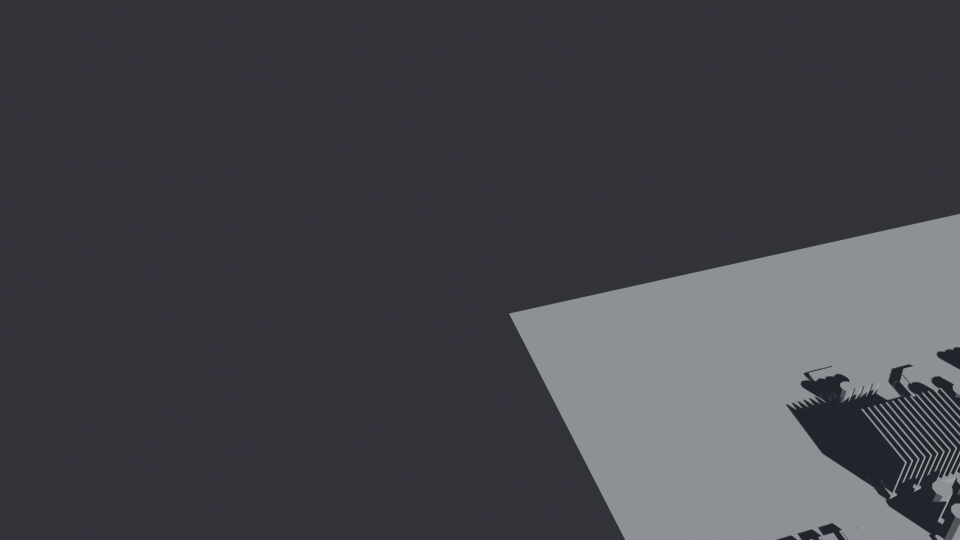
#> input picture blender/renders/circuit-layout-from-left.png, 1920 x 1080 px, given in place of refined lines - ChatGPT Image May 23, 2026, 09_26_21 PM.png, which was not available (shown at 1/2 size)
$ python extract_lines.py
#> lines starting #> are read from the running program, lines starting #| are printed output that depends on the picture; after the words box and inside, x2 and y2 are one past the last pixel; in counts of white or black regions, pixels touching at a corner belong together; pictures that were not available may be replaced by others from this repository, and a replacement may not be noted
"""Extract straight line segments from a top-down PCB reference image.

Pipeline (no Douglas-Peucker, no polyline simplification):

  1. Build a binary mask of bright trace pixels.
  2. Morphologically skeletonise the mask so every trace becomes ~1 px wide.
  3. Run ``cv2.HoughLinesP`` on the skeleton -- it returns line *segments*,
     each as a single ``(x1, y1, x2, y2)`` tuple, with a built-in
     ``minLineLength`` filter that drops the short bits we don't want.
  4. Deduplicate near-collinear overlapping segments (Hough often returns
     a few wobbly siblings for the same physical line).

Output:

  - ``--out`` JSON  -- ``{ "image_size": [W,H], "segments": [[x1,y1,x2,y2]...] }``
  - ``--debug`` PNG -- the source image with detected segments painted over.

Run::

    python3 tools/image-trace/extract_lines.py
"""

from __future__ import annotations

import argparse
import json
import math
from dataclasses import dataclass
from pathlib import Path

import cv2
import numpy as np


REPO = Path(__file__).resolve().parents[2]
DEFAULT_SRC = (
    REPO
    / "plans/chatgpt/refined lines - ChatGPT Image May 23, 2026, 09_26_21 PM.png"
)
DEFAULT_OUT = REPO / "blender/data/image_lines.json"
DEFAULT_DEBUG = REPO / "plans/chatgpt/_debug_image_lines.png"


# ---------------------------------------------------------------------------
# Image -> binary trace mask
# ---------------------------------------------------------------------------


def trace_mask(bgr: np.ndarray, *, brightness_threshold: int = 90) -> np.ndarray:
    """Bright-on-dark mask. The reference is monochrome cyan/white on black,
    so a single grayscale threshold cleanly separates trace pixels from
    board background and component fill."""
    gray = cv2.cvtColor(bgr, cv2.COLOR_BGR2GRAY)
    _, mask = cv2.threshold(gray, brightness_threshold, 255, cv2.THRESH_BINARY)
    return mask


def skeletonise(mask: np.ndarray) -> np.ndarray:
    """Morphological skeleton: peel one ring of pixels per iteration until
    nothing is left, OR-ing each peeled ridge into the result. Output is a
    one-pixel-wide centreline for every connected trace in the mask."""
    skel = np.zeros_like(mask)
    work = mask.copy()
    element = cv2.getStructuringElement(cv2.MORPH_CROSS, (3, 3))
    while True:
        eroded = cv2.erode(work, element)
        opened = cv2.dilate(eroded, element)
        ridge = cv2.subtract(work, opened)
        skel = cv2.bitwise_or(skel, ridge)
        work = eroded
        if cv2.countNonZero(work) == 0:
            return skel


# ---------------------------------------------------------------------------
# Skeleton -> straight line segments
# ---------------------------------------------------------------------------


@dataclass(frozen=True)
class Segment:
    x1: int
    y1: int
    x2: int
    y2: int

    @property
    def length(self) -> float:
        return math.hypot(self.x2 - self.x1, self.y2 - self.y1)

    @property
    def angle_mod180(self) -> float:
        return math.degrees(math.atan2(self.y2 - self.y1, self.x2 - self.x1)) % 180.0

    def as_tuple(self) -> tuple[int, int, int, int]:
        return (self.x1, self.y1, self.x2, self.y2)


def hough_segments(
    skel: np.ndarray,
    *,
    threshold: int,
    min_length: int,
    max_gap: int,
) -> list[Segment]:
    lines = cv2.HoughLinesP(
        skel,
        rho=1,
        theta=np.pi / 180.0,
        threshold=threshold,
        minLineLength=min_length,
        maxLineGap=max_gap,
    )
    if lines is None:
        return []
    return [Segment(int(x1), int(y1), int(x2), int(y2)) for x1, y1, x2, y2 in lines[:, 0, :]]


def _signed_perp_distance(seg: Segment, px: float, py: float) -> float:
    """Perpendicular distance from a point to the infinite line through ``seg``."""
    dx = seg.x2 - seg.x1
    dy = seg.y2 - seg.y1
    norm = math.hypot(dx, dy)
    if norm < 1e-6:
        return math.hypot(px - seg.x1, py - seg.y1)
    return ((px - seg.x1) * dy - (py - seg.y1) * dx) / norm


def _project_t(seg: Segment, px: float, py: float) -> float:
    """Parametric position 0..1 of the foot of perpendicular from (px,py)."""
    dx = seg.x2 - seg.x1
    dy = seg.y2 - seg.y1
    n2 = dx * dx + dy * dy
    if n2 < 1e-6:
        return 0.0
    return ((px - seg.x1) * dx + (py - seg.y1) * dy) / n2


def dedupe_segments(
    segs: list[Segment],
    *,
    angle_eps_deg: float = 3.0,
    perp_eps_px: float = 3.5,
    overlap_eps: float = 0.55,
) -> list[Segment]:
    """Merge near-collinear segments whose axial spans overlap.

    HoughLinesP often emits two or three near-copies of the same physical
    line (one per detected ridge slice). For each new segment we check it
    against everything kept so far; if it's the same line geometrically we
    extend the existing one to cover both, otherwise we keep the new one.
    """
    kept: list[Segment] = []
    # Bigger lines first so the longer one defines the canonical orientation.
    ordered = sorted(segs, key=lambda s: -s.length)
    for s in ordered:
        merged_into: int | None = None
        for i, k in enumerate(kept):
            d_ang = abs(((s.angle_mod180 - k.angle_mod180) + 90) % 180 - 90)
            if d_ang > angle_eps_deg:
                continue
            # both endpoints of `s` must lie close to the line of `k`
            d1 = abs(_signed_perp_distance(k, s.x1, s.y1))
            d2 = abs(_signed_perp_distance(k, s.x2, s.y2))
            if max(d1, d2) > perp_eps_px:
                continue
            # axial overlap
            t1 = _project_t(k, s.x1, s.y1)
            t2 = _project_t(k, s.x2, s.y2)
            tmin, tmax = sorted((t1, t2))
            if tmin > 1.0 + overlap_eps or tmax < -overlap_eps:
                continue
            merged_into = i
            break
        if merged_into is None:
            kept.append(s)
            continue
        k = kept[merged_into]
        # Extend k to cover s along k's direction.
        candidates = [
            (k.x1, k.y1),
            (k.x2, k.y2),
            (s.x1, s.y1),
            (s.x2, s.y2),
        ]
        ts = [(_project_t(k, x, y), (x, y)) for x, y in candidates]
        ts.sort()
        (_, lo), *_mid, (_, hi) = ts
        kept[merged_into] = Segment(int(lo[0]), int(lo[1]), int(hi[0]), int(hi[1]))
    return kept


# ---------------------------------------------------------------------------
# Debug + entry point
# ---------------------------------------------------------------------------


def render_debug(
    bgr: np.ndarray,
    segments: list[Segment],
    out_path: Path,
) -> None:
    overlay = bgr.copy()
    h, w = overlay.shape[:2]
    overlay[:, :] = (10, 14, 18)  # near-black backdrop so cyan lines pop
    for s in segments:
        cv2.line(
            overlay,
            (s.x1, s.y1),
            (s.x2, s.y2),
            (255, 220, 0),  # BGR cyan-ish
            thickness=1,
            lineType=cv2.LINE_AA,
        )
        cv2.circle(overlay, (s.x1, s.y1), 2, (0, 80, 255), -1, lineType=cv2.LINE_AA)
    cv2.imwrite(str(out_path), overlay)


def run(
    src: Path,
    out_json: Path,
    debug_png: Path | None,
    *,
    min_length: int = 18,
    threshold: int = 18,
    max_gap: int = 4,
) -> dict:
    bgr = cv2.imread(str(src), cv2.IMREAD_COLOR)
    if bgr is None:
        raise FileNotFoundError(src)
    h, w = bgr.shape[:2]

    mask = trace_mask(bgr)
    skel = skeletonise(mask)
    raw = hough_segments(
        skel,
        threshold=threshold,
        min_length=min_length,
        max_gap=max_gap,
    )
    deduped = dedupe_segments(raw)
    # Drop short stubs that fell out of dedupe (a merge can shorten a leg).
    deduped = [s for s in deduped if s.length >= min_length]

    payload = {
        "image": str(src.relative_to(REPO)),
        "image_size": [w, h],
        "segments": [list(s.as_tuple()) for s in deduped],
        "stats": {
            "raw_segments": len(raw),
            "kept_segments": len(deduped),
            "min_length_px": min_length,
        },
    }
    out_json.parent.mkdir(parents=True, exist_ok=True)
    out_json.write_text(json.dumps(payload, indent=2), encoding="utf-8")
    if debug_png is not None:
        render_debug(bgr, deduped, debug_png)
    return payload


def main() -> None:
    p = argparse.ArgumentParser(description=__doc__)
    p.add_argument("--src", type=Path, default=DEFAULT_SRC)
    p.add_argument("--out", type=Path, default=DEFAULT_OUT)
    p.add_argument("--debug", type=Path, default=DEFAULT_DEBUG)
    p.add_argument("--min-length", type=int, default=18,
                   help="Hough minLineLength; below this is treated as too short.")
    p.add_argument("--threshold", type=int, default=18,
                   help="Hough accumulator threshold.")
    p.add_argument("--max-gap", type=int, default=4,
                   help="Hough maxLineGap.")
    args = p.parse_args()

    payload = run(
        args.src,
        args.out,
        args.debug,
        min_length=args.min_length,
        threshold=args.threshold,
        max_gap=args.max_gap,
    )
#> in run, bgr is the input picture: shape (1080, 1920, 3); mean B, G, R 74, 68, 66.7
#> in trace_mask, `_, mask = cv2.threshold(gray, brightness_threshold, 255, cv2.THRESH_BI..`:
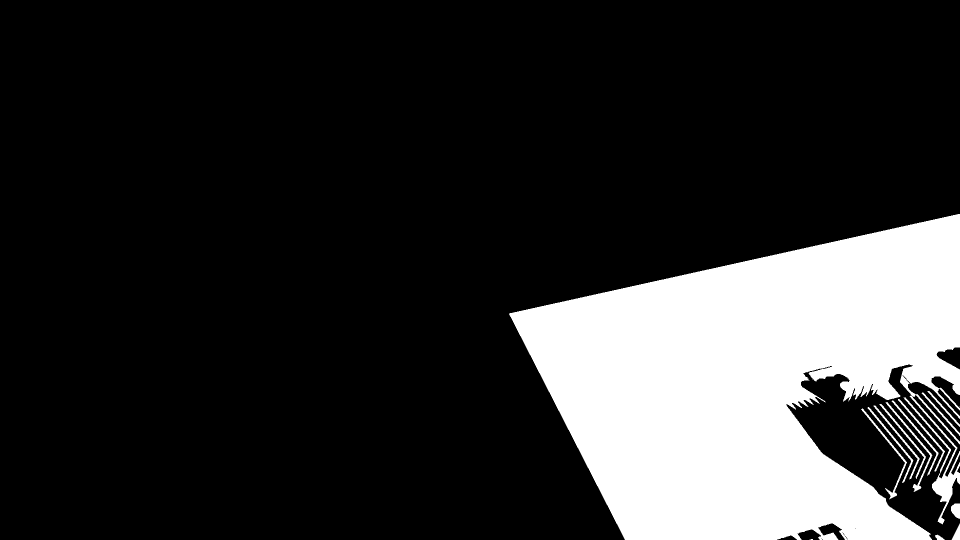
#> mask: shape (1080, 1920) (shown at 1/2 size); 18.6% white; 15 white regions (2 under 20 px), largest, box (x1, y1, x2, y2) and area: (1018, 428, 1920, 1080) 378260, (1722, 817, 1814, 999) 926, (1771, 804, 1865, 984) 891
#> the loop in skeletonise, `while True:` made 252 passes
#> pass 1, in skeletonise, `eroded = cv2.erode(work, element)`:
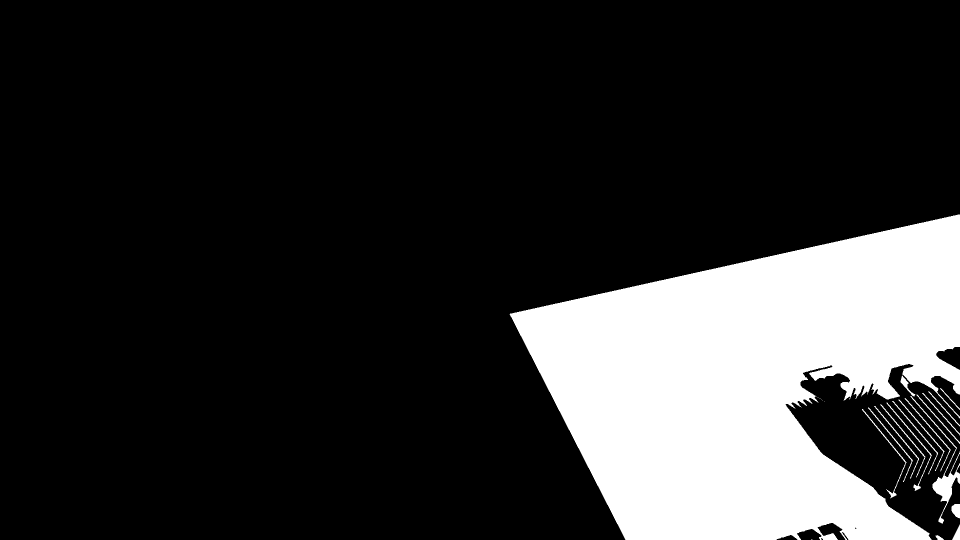
#> eroded: shape (1080, 1920) (shown at 1/2 size); 18.2% white; 26 white regions (8 under 20 px), largest, box (x1, y1, x2, y2) and area: (1019, 429, 1920, 1080) 370168, (1821, 792, 1920, 1048) 2360, (1724, 818, 1813, 997) 530
#> pass 1, in skeletonise, `ridge = cv2.subtract(work, opened)`:
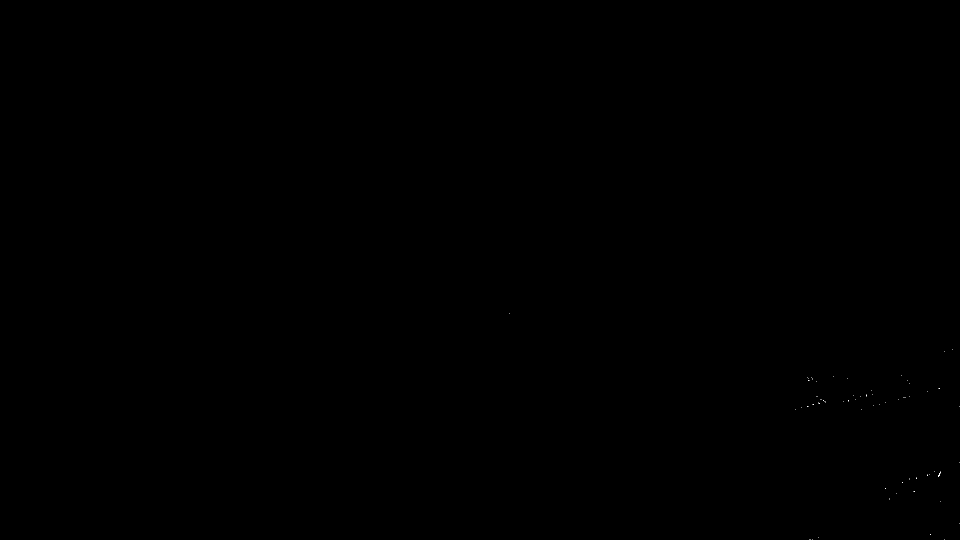
#> ridge: shape (1080, 1920) (shown at 1/2 size); 0.01% white in thin lines or dots, all inside (x1, y1, x2, y2) = (1018, 627, 1920, 1080)
#> pass 2, in skeletonise, `eroded = cv2.erode(work, element)`:
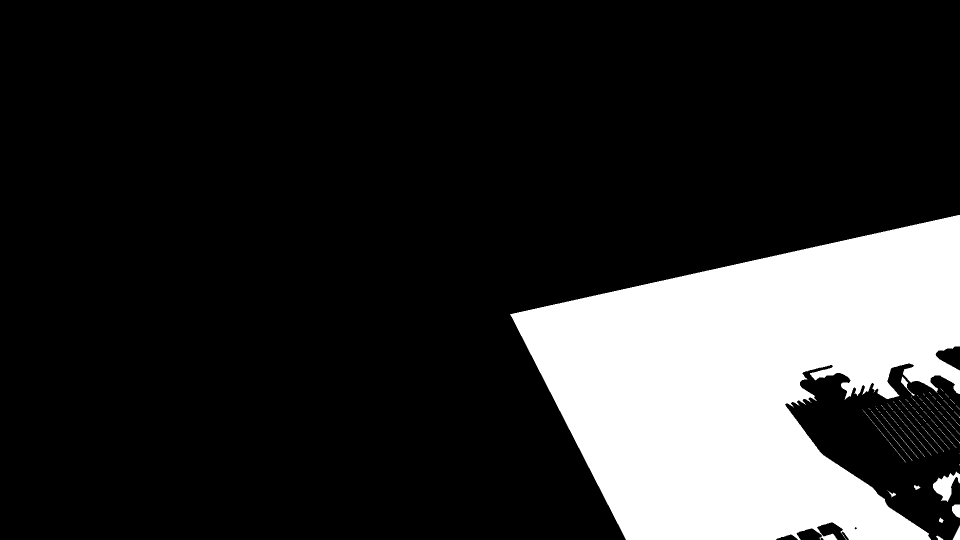
#> eroded: shape (1080, 1920) (shown at 1/2 size); 17.9% white; 160 white regions (147 under 20 px), largest, box (x1, y1, x2, y2) and area: (1020, 430, 1920, 1080) 366930, (1866, 943, 1920, 1004) 1552, (1904, 1009, 1920, 1036) 336
#> after the loop in skeletonise, `while True:`: eroded: shape (1080, 1920); every value is 0
#> after the loop in skeletonise, `while True:`:
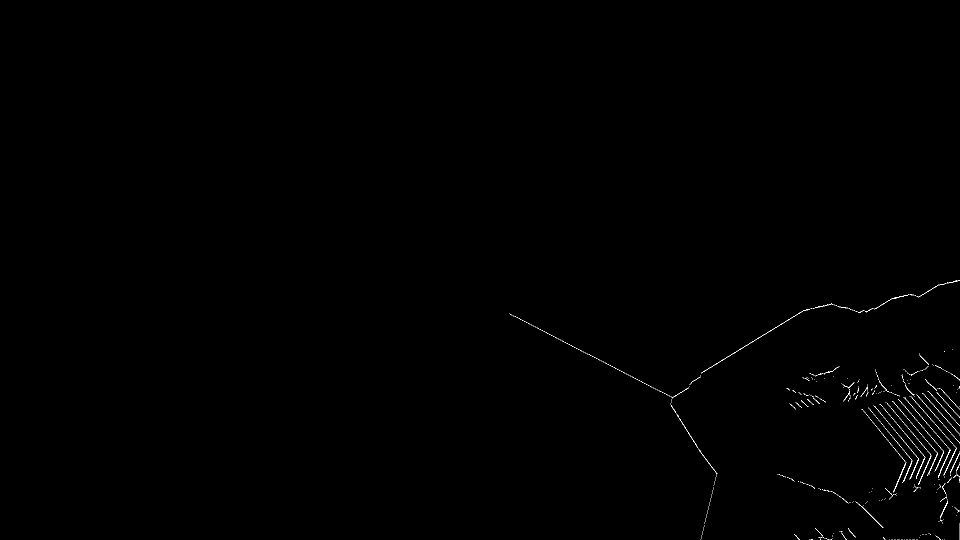
#> skel: shape (1080, 1920) (shown at 1/2 size); 0.22% white in thin lines or dots, all inside (x1, y1, x2, y2) = (1018, 561, 1920, 1080)
#> in hough_segments, `lines = cv2.HoughLinesP( skel, rho=1, theta=np.pi / 180.0, threshold=t..`: lines = 68 rows, first 6: [1736, 815, 1784, 872], [1341, 809, 1402, 906], [1796, 798, 1887, 903], [1113, 676, 1342, 793], [1785, 802, 1874, 905], [1833, 789, 1893, 856]
#> in run, `raw = hough_segments( skel, threshold=threshold, min_length=min_length..`: raw = 68 items
#> the loop in dedupe_segments, `for s in ordered:` made 68 passes
#> candidates on passes 3, 22, 23, 25, 28: [(1113, 676), (1342, 793), (1018, 627), (1169, 704)], [(1761, 809), (1815, 873), (1808, 864), (1846, 910)], [(1786, 984), (1811, 926), (1788, 982), (1811, 927)], [(1427, 730), (1599, 626), (1404, 744), (1453, 715)], [(1876, 954), (1900, 899), (1877, 951), (1898, 902)]
#> the loop in render_debug, `for s in segments:` made 50 passes
#> after the loop in render_debug, `for s in segments:`:
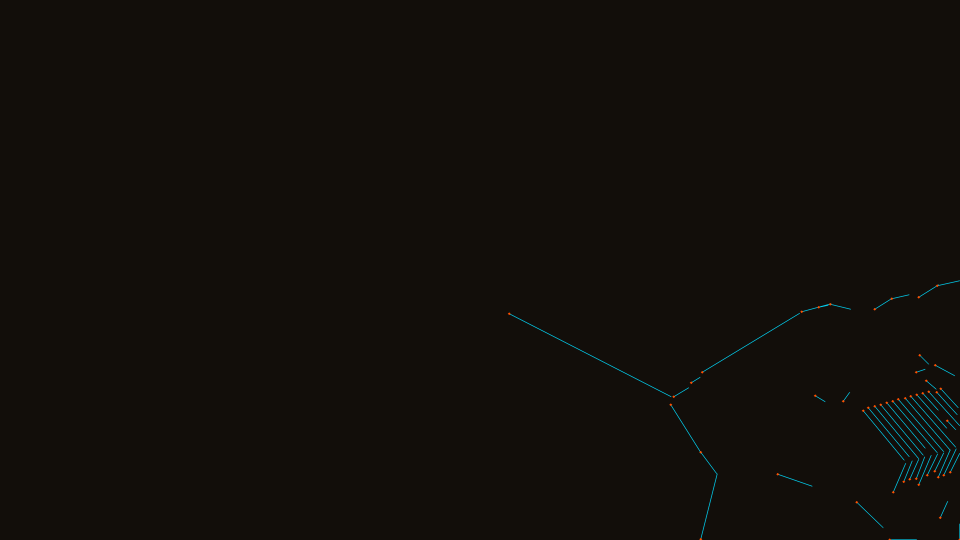
#> overlay: shape (1080, 1920, 3) (shown at 1/2 size); mean B, G, R 10.5, 14.5, 18
    s = payload["stats"]
    print(
        f"[image-trace] image={payload['image_size']} "
        f"raw={s['raw_segments']} kept={s['kept_segments']} "
        f"min_len={s['min_length_px']}px"
    )
#| [image-trace] image=[1920, 1080] raw=68 kept=50 min_len=18px
    print(f"[image-trace] json  -> {args.out.relative_to(REPO)}")
    if args.debug is not None:
        print(f"[image-trace] debug -> {args.debug.relative_to(REPO)}")


if __name__ == "__main__":
    main()

$ run again, on blender/renders/circuit-layout-from-right.png
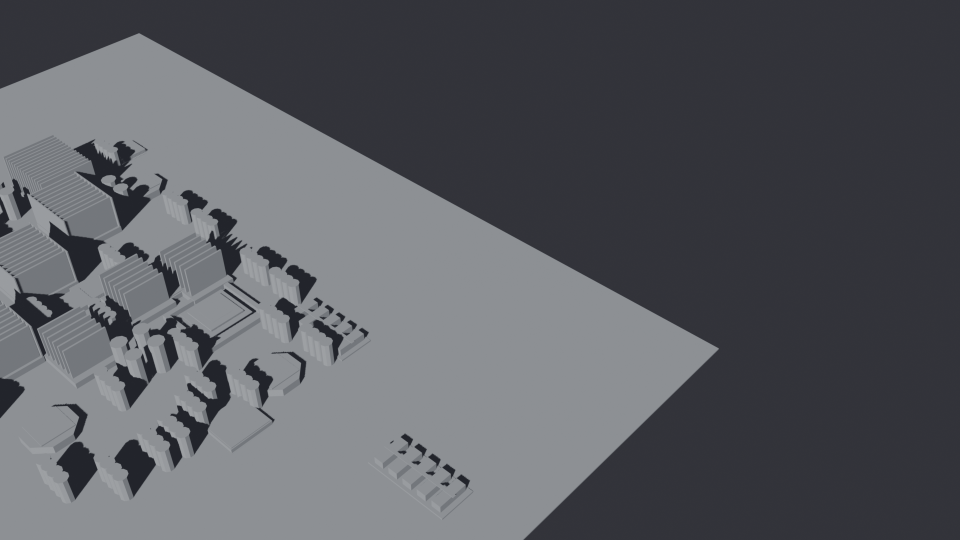
#> input picture blender/renders/circuit-layout-from-right.png, 1920 x 1080 px, given in place of refined lines - ChatGPT Image May 23, 2026, 09_26_21 PM.png, which was not available (shown at 1/2 size)
#> in run, bgr is the input picture: shape (1080, 1920, 3); mean B, G, R 96.3, 91, 89
#> in trace_mask, `_, mask = cv2.threshold(gray, brightness_threshold, 255, cv2.THRESH_BI..`:
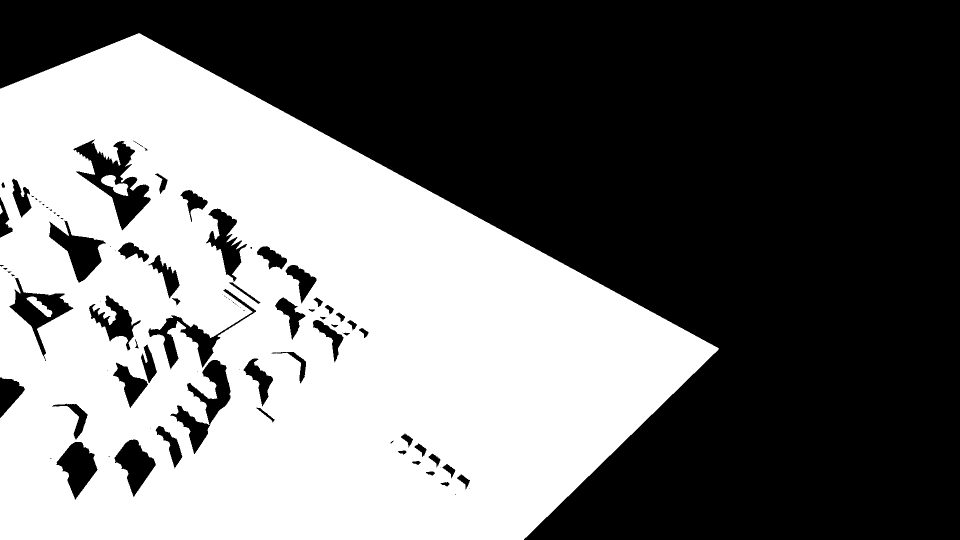
#> mask: shape (1080, 1920) (shown at 1/2 size); 44.4% white; 4 white regions, box (x1, y1, x2, y2) and area: (0, 66, 1438, 1080) 918909, (202, 350, 257, 392) 1100, (53, 593, 105, 634) 755, (0, 410, 6, 429) 61
#> lines = 86 rows, first 6: [635, 409, 963, 665], [515, 558, 536, 579], [1052, 780, 1293, 728], [104, 357, 132, 383], [355, 487, 390, 522], [364, 241, 423, 277]
#> raw = 86 items
#> the loop in dedupe_segments, `for s in ordered:` made 86 passes
#> the loop in render_debug, `for s in segments:` made 66 passes
#> after the loop in render_debug, `for s in segments:`:
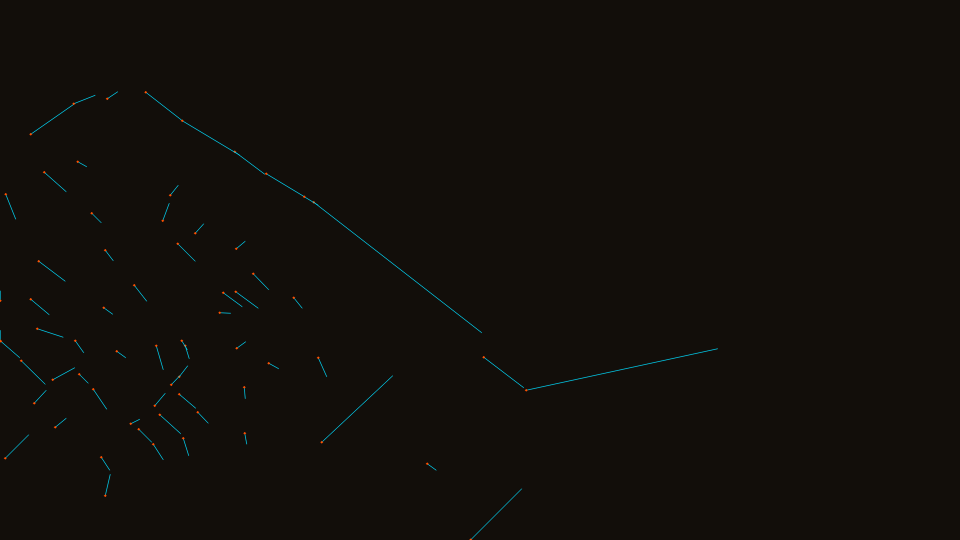
#> overlay: shape (1080, 1920, 3) (shown at 1/2 size); mean B, G, R 10.5, 14.5, 18.1
#| [image-trace] image=[1920, 1080] raw=86 kept=66 min_len=18px
